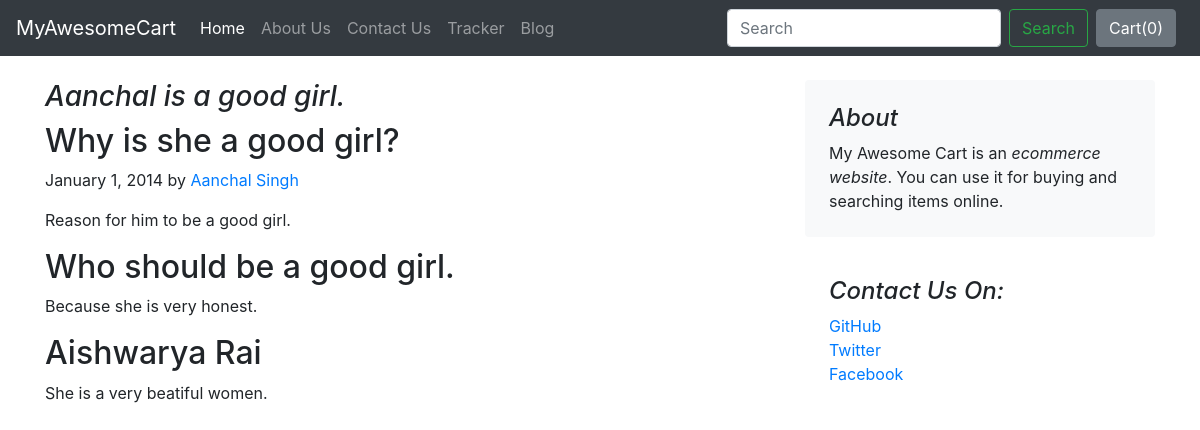
/blog/blogpost/1, run on an earlier commit of the app's database.
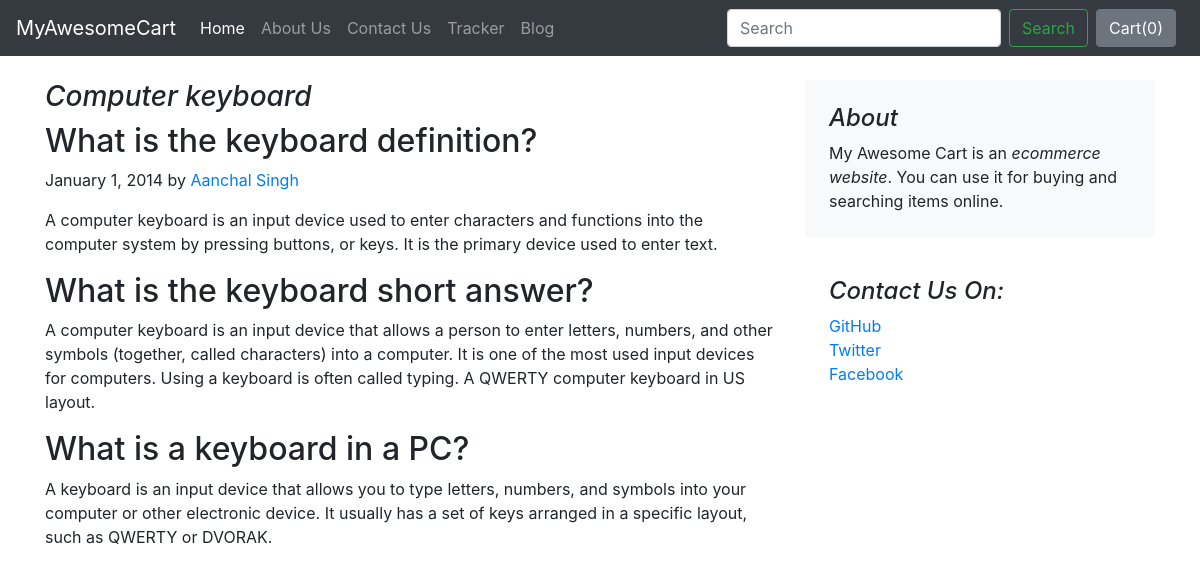
And on a later commit of the database.
### Blog/models.py (models this page shows, shortened)
class Blogpost(models.Model):
    post_id = models.AutoField(primary_key=True)
    title = models.CharField(max_length=50)
    head0 = models.CharField(max_length=500,default="")
    chead0 = models.CharField(max_length=5000,default="")
    head1 = models.CharField(max_length=500,default="")
    chead1 = models.CharField(max_length=5000,default="")
    head2 = models.CharField(max_length=500,default="")
    chead2 = models.CharField(max_length=5000,default="")
    pub_date = models.DateField()
    thumbnail = models.ImageField(upload_to='shop/images',default="")

### Blog/views.py (the view)
# urls.py: path('blogpost/<int:id>',views.blogpost,name="blogPost"),
def blogpost(request,id):
    post = Blogpost.objects.filter(post_id=id)[0]
    return render(request,"blog/blogpost.html",{'post':post})

### Blog/templates/blog/blogpost.html
{%extends 'Blog/base.html'%}
{%block body%}
<div class="container">
    <div class="row mt-4">
        <div class="col-md-8 blog-main">
            <h3 class="font-italic">
               {{post.title}}
            </h3>
            <div class="blog-post">
                <h2 class="blog-post-title">{{post.head0}}</h2>
                <p class="blog-post-meta">January 1, 2014 by <a href="#">Aanchal Singh</a></p>
                <p>{{post.chead0}}</p>
                <h2>{{post.head1}}</h2>
                <p>{{post.chead1}} </p>
                <h2>{{post.head2}}</h2>
                <p>{{post.chead2}}</p>
            </div>
        </div>
        <aside class="col-md-4 blog-sidebar">
            <div class="p-4 mb-3 bg-light rounded">
                <h4 class="font-italic">About</h4>
                <p class="mb-0">My Awesome Cart is an <em>ecommerce website</em>. You can use it for buying and searching items online. </p>
            </div>
            <div class="p-4">
                <h4 class="font-italic">Contact Us On: </h4>
                <ol class="list-unstyled">
                    <li><a href="#">GitHub</a></li>
                    <li><a href="#">Twitter</a></li>
                    <li><a href="#">Facebook</a></li>
                </ol>
            </div>
        </aside>
    </div>
</div>
{%endblock%}

What changed in the data, as far as the page shows it:
changed Blogpost: title "Aanchal is a good girl." → "Computer keyboard"; head0 "Why is she a good girl?" → "What is the keyboard definition?"; chead0 "Reason for him to be a good girl." → "A computer keyboard is an input device used to enter characters and functions into the computer system by pressing buttons, or keys. It is the primary device used to enter text."; head1 "Who should be a good girl." → "What is the keyboard short answer?"; chead1 "Because she is very honest." → "A computer keyboard is an input device that allows a person to enter letters, numbers, and other symbols (together, called characters) into a computer. It is one of the most used input devices for computers. Using a keyboard is often called typing. A QWERTY computer keyboard in US layout."; head2 "Aishwarya Rai" → "What is a keyboard in a PC?"; chead2 "She is a very beatiful women." → "A keyboard is an input device that allows you to type letters, numbers, and symbols into your computer or other electronic device. It usually has a set of keys arranged in a specific layout, such as QWERTY or DVORAK."
